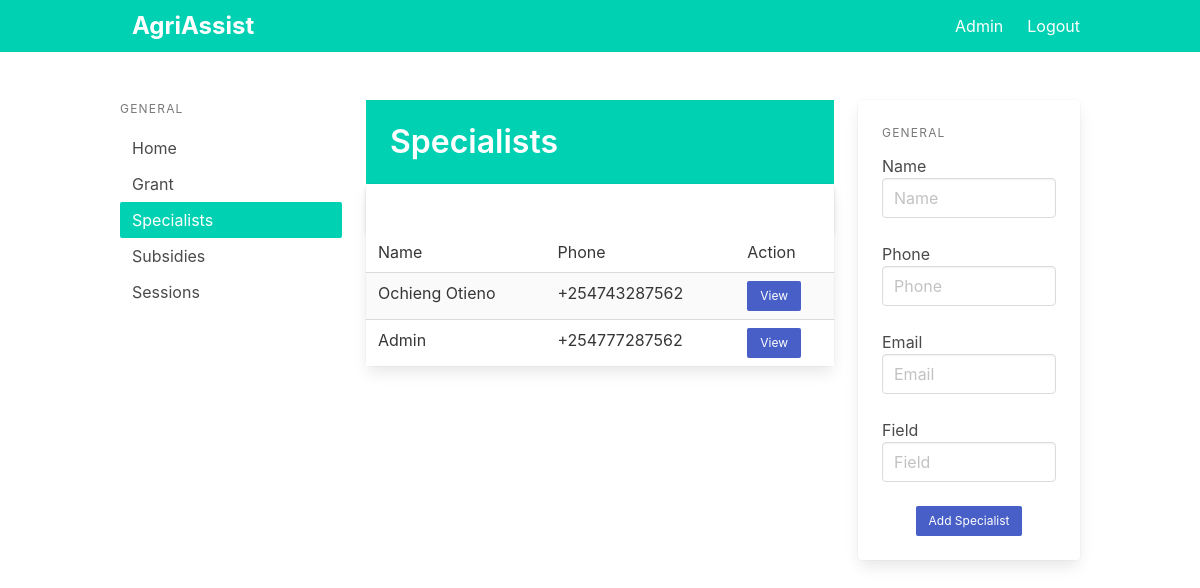
Page /specialist (signed in) on the earlier database version.
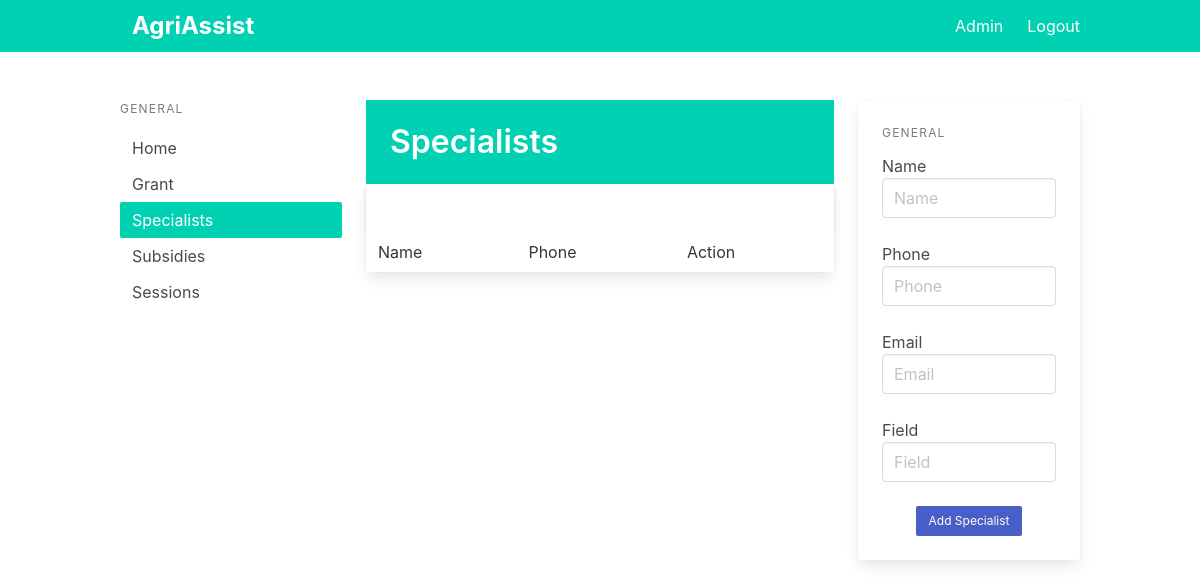
Same page on the later database version.
### app/models.py (models this page shows)
class Specialist(db.Model):
    id = db.Column(db.Integer, primary_key=True)
    name = db.Column(db.String(100))
    email = db.Column(db.String(100))
    phone = db.Column(db.String(15), unique=True)

### app/pages.py (the view)
@page.route('/specialist')
@login_required
def specialists():
    specialists = all_specialists()
    return render_template('specialists.html', specialists=specialists)

### app/__init__.py (called while the page is built)
def create_app():
    app = Flask(__name__)
    app.config.from_pyfile('settings.py')
    app.config["FLASK_DEBUG"] = True
    app.config['SECRET_KEY'] = 'secret-key-goes-here'
    app.config['SQLALCHEMY_DATABASE_URI'] = 'sqlite:///db.sqlite'
    db.init_app(app)
    login_manager = LoginManager()
    login_manager.login_view = 'auth.login'
    login_manager.init_app(app)
    from .models import Admin
    @login_manager.user_loader
    def load_user(user_id):
        return Admin.query.get(int(user_id))
    with app.app_context():
        db.create_all()
    from .auth import auth as auth_blueprint
    app.register_blueprint(auth_blueprint)
    from .pages import page as page_blueprint
    app.register_blueprint(page_blueprint)
    from .main import main as main_blueprint
    app.register_blueprint(main_blueprint)
    return app

### app/utils.py (called while the page is built)
def all_specialists():
    return Specialist.query.all()

### app/templates/specialists.html (shortened to what the changed rows need)
{% extends "base.html" %}
{% block content %}
<div class="columns">
    <div class="column is-6">
        <section class="hero is-primary welcome is-small">
            <div class="hero-body">
                <div class="">
                    <h1 class="title">
                        Specialists
                    </h1>
                </div>
            </div>
        </section>
        <div class="is-3">
            <div class="card events-card">
                <div class="card-table">
                    <div class="content">
                        <table class="table is-fullwidth is-striped">
                            <tbody>
                                {% for specialist in specialists %}
                                <tr>
                                    <td>{{specialist.name}}</td>
                                    <td>{{specialist.phone}}</td>
                                    <td><a class="button is-link is-small"
                                            href="/specialists/{{specialist.id}}">View</a></td>
                                </tr>
                                {% endfor %}
                            </tbody>
                        </table>
                    </div>
                </div>
            </div>
        </div>
        <br />
    </div>
</div>
{% endblock %}

Differences in the rows shown:
removed Specialist: name "Ochieng Otieno", phone "+254743287562"
removed Specialist: name "Admin", phone "+254777287562"
